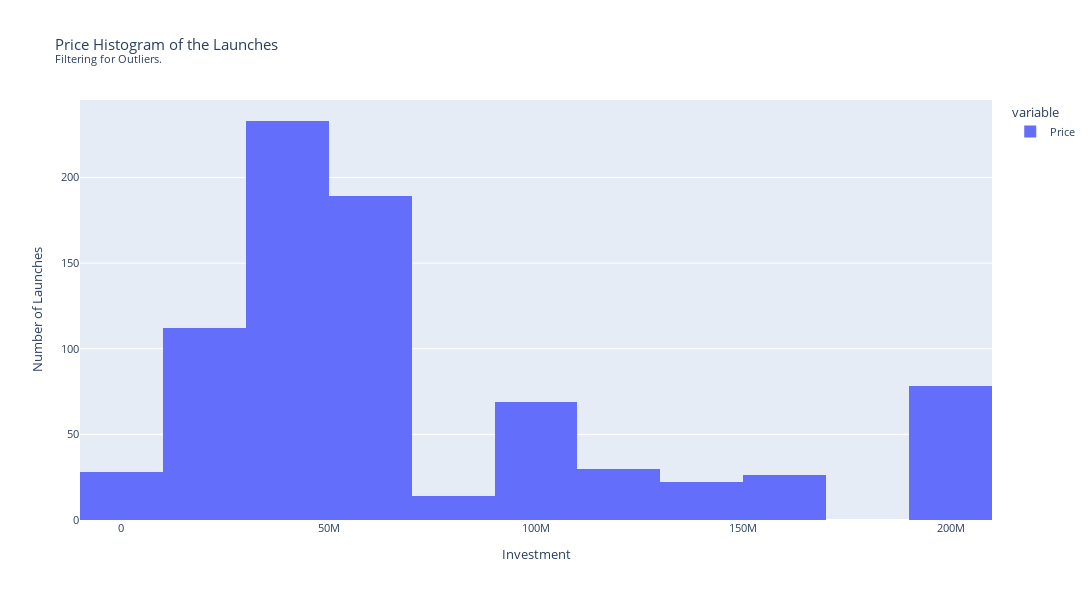

Notebook code for this chart:
### Code cell
#Now let's filter the outliers.
filtered_price_series = price_series.copy()

q75 = filtered_price_series.quantile(0.75)
q25 = filtered_price_series.quantile(0.25)
iqr = q75 - q25

filtered_price_series = filtered_price_series[filtered_price_series < (iqr)*1.5+q75]

fig = px.histogram(filtered_price_series, title="Price Histogram of the Launches <br><sup>Filtering for Outliers.</sup>", width=1200, height=600, nbins=10)
fig.update_layout(xaxis_title="Investment",
                  yaxis_title="Number of Launches",
                  font={"size": 11})
fig.show()

### Figure 1 — Plotly figure (JSON) as saved in the notebook; plotly's stock layout.template omitted (floating-point values rounded to 4 significant figures; data arrays with more than 128 entries replaced by an {"elided": "..."} marker saying what was removed)
{"data": [{"alignmentgroup": "True", "bingroup": "x", "hovertemplate": "variable=Price<br>value=%{x}<br>count=%{y}<extra></extra>", "legendgroup": "Price", "marker": {"color": "#636efa", "pattern": {"shape": ""}}, "name": "Price", "nbinsx": 10, "offsetgroup": "Price", "orientation": "v", "showlegend": true, "type": "histogram", "x": {"elided": "801 float values"}, "xaxis": "x", "yaxis": "y"}], "layout": {"barmode": "relative", "font": {"size": 11}, "height": 600, "legend": {"title": {"text": "variable"}, "tracegroupgap": 0}, "title": {"text": "Price Histogram of the Launches <br><sup>Filtering for Outliers.</sup>"}, "width": 1200, "xaxis": {"anchor": "y", "domain": [0, 1], "title": {"text": "Investment"}}, "yaxis": {"anchor": "x", "domain": [0, 1], "title": {"text": "Number of Launches"}}}}
